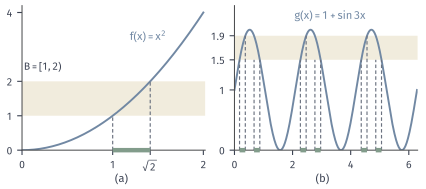

Write the Python code that produced this figure.
from pathlib import Path
import sys
ROOT = next(p for p in Path(__file__).resolve().parents if (p/"build.sh").is_file() and (p/"tex/book.tex").is_file())
sys.path.insert(0, str(ROOT/"figures/00-shared/mathematical-preliminaries-upper/00-shared/comprehension-figures"))
from support import figure, save, BLUE, GREEN, YELLOW, RED, PURPLE, INK, MUTED, GRID, BLUE_FILL, GREEN_FILL, YELLOW_FILL, RED_FILL, PURPLE_FILL
import numpy as np

# Preimage of a value band. (a) f(x)=x^2 on [0,2], band [1,2) -> [1,sqrt 2). (b) g(x)=1+sin(3x), band [1.5,1.9).
fig, axes = figure(width_mm=108, height_mm=48, ncols=2)
fig.set_layout_engine(None)
fig.subplots_adjust(left=.05, right=.985, top=.97, bottom=.2, wspace=.16)
def panel(ax, x, y, lo, hi, ymax):
    ax.axhspan(lo, hi, color=YELLOW_FILL, lw=0, zorder=0)
    ax.plot(x, y, color=BLUE, lw=1.4)
    mask = (y >= lo) & (y < hi)
    edges = np.flatnonzero(np.diff(np.r_[0, mask.astype(int), 0]))
    for s, e in zip(edges[::2], edges[1::2]):
        l, r = x[s], x[e-1]
        ax.plot([l, r], [0, 0], color=GREEN, lw=3.2, solid_capstyle='butt', clip_on=False, zorder=4)
        ax.plot([l, l], [0, lo], color=MUTED, lw=.85, ls=(0, (3, 2)))
        ax.plot([r, r], [0, hi if y[e-1] > (lo+hi)/2 else lo], color=MUTED, lw=.85, ls=(0, (3, 2)))
    ax.set_xlim(x[0], x[-1]+.02); ax.set_ylim(0, ymax)
xa = np.linspace(0, 2, 8001)
axa = axes[0]; panel(axa, xa, xa**2, 1, 2, 4.2)
axa.set_xticks([0, 1, np.sqrt(2), 2]); axa.set_xticklabels(['0', '1', r'$\sqrt{2}$', '2']); axa.set_yticks([0, 1, 2, 4]); axa.set_yticklabels(['0', '1', '2', '4'])
axa.text(.02, 2.25, r'$B=[1,2)$', color=INK, ha='left', va='bottom', fontsize=7.5)
axa.text(1.6, 3.3, r'$f(x)=x^2$', color=BLUE, ha='right', va='center')
axb = axes[1]; xb = np.linspace(0, 2*np.pi, 8001); panel(axb, xb, 1+np.sin(3*xb), 1.5, 1.9, 2.4)
axb.set_xticks([0, 2, 4, 6]); axb.set_xticklabels(['0', '2', '4', '6']); axb.set_yticks([0, 1, 1.5, 1.9]); axb.set_yticklabels(['0', '1', '1.5', '1.9'])
axb.text(3.3, 2.22, r'$g(x)=1+\sin 3x$', color=BLUE, ha='center', va='center')
fig.text(.285, .018, '(a)', ha='center', va='bottom', color=INK); fig.text(.76, .018, '(b)', ha='center', va='bottom', color=INK)
save(fig, Path(__file__).resolve().parent, 'figure', {'formula': 'preimage of value bands under x^2 and 1+sin(3x)'})
